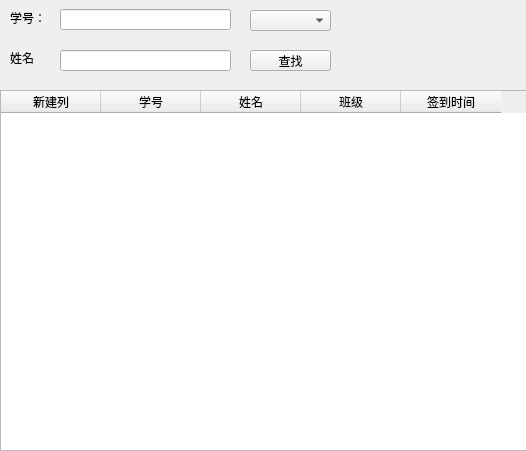
<?xml version="1.0" encoding="UTF-8"?>
<ui version="4.0">
 <class>Widget</class>
 <widget class="QWidget" name="Widget">
  <property name="geometry">
   <rect>
    <x>0</x>
    <y>0</y>
    <width>526</width>
    <height>451</height>
   </rect>
  </property>
  <property name="windowTitle">
   <string>Widget</string>
  </property>
  <property name="windowIcon">
   <iconset resource="image.qrc">
    <normaloff>:/u=959180991,1045039734&amp;fm=26&amp;gp=0.jpg</normaloff>:/u=959180991,1045039734&amp;fm=26&amp;gp=0.jpg</iconset>
  </property>
  <widget class="QTableWidget" name="tableWidget">
   <property name="geometry">
    <rect>
     <x>0</x>
     <y>90</y>
     <width>581</width>
     <height>361</height>
    </rect>
   </property>
   <column>
    <property name="text">
     <string>新建列</string>
    </property>
   </column>
   <column>
    <property name="text">
     <string>学号</string>
    </property>
   </column>
   <column>
    <property name="text">
     <string>姓名</string>
    </property>
   </column>
   <column>
    <property name="text">
     <string>班级</string>
    </property>
   </column>
   <column>
    <property name="text">
     <string>签到时间</string>
    </property>
   </column>
  </widget>
  <widget class="QLabel" name="label_2">
   <property name="geometry">
    <rect>
     <x>10</x>
     <y>50</y>
     <width>54</width>
     <height>16</height>
    </rect>
   </property>
   <property name="text">
    <string>姓名</string>
   </property>
  </widget>
  <widget class="QLineEdit" name="lineEdit_2">
   <property name="geometry">
    <rect>
     <x>60</x>
     <y>50</y>
     <width>171</width>
     <height>21</height>
    </rect>
   </property>
  </widget>
  <widget class="QComboBox" name="comboBox">
   <property name="geometry">
    <rect>
     <x>250</x>
     <y>10</y>
     <width>81</width>
     <height>21</height>
    </rect>
   </property>
  </widget>
  <widget class="QPushButton" name="pushButton">
   <property name="geometry">
    <rect>
     <x>250</x>
     <y>50</y>
     <width>81</width>
     <height>21</height>
    </rect>
   </property>
   <property name="text">
    <string>查找</string>
   </property>
  </widget>
  <widget class="QLabel" name="label">
   <property name="geometry">
    <rect>
     <x>10</x>
     <y>10</y>
     <width>36</width>
     <height>16</height>
    </rect>
   </property>
   <property name="text">
    <string>学号：</string>
   </property>
  </widget>
  <widget class="QLineEdit" name="lineEdit">
   <property name="geometry">
    <rect>
     <x>60</x>
     <y>9</y>
     <width>171</width>
     <height>21</height>
    </rect>
   </property>
  </widget>
 </widget>
 <layoutdefault spacing="6" margin="11"/>
 <resources>
  <include location="image.qrc"/>
 </resources>
 <connections/>
</ui>
